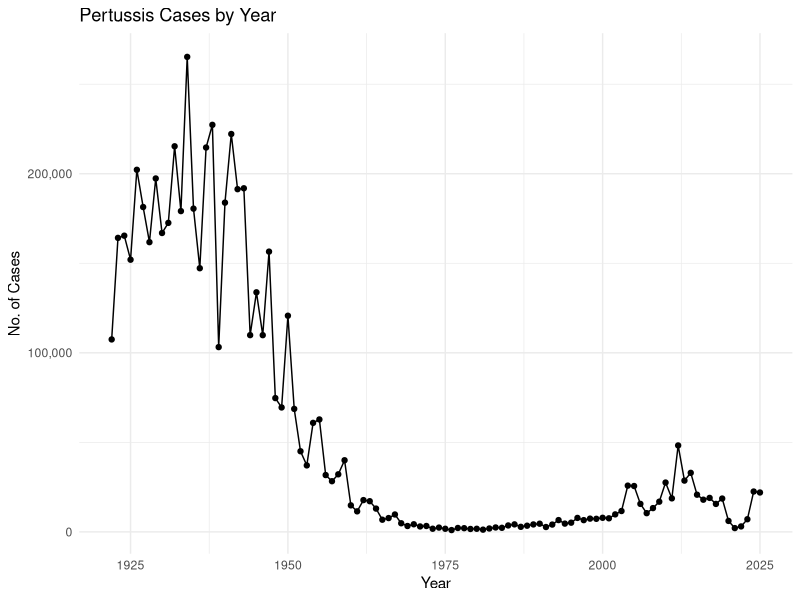
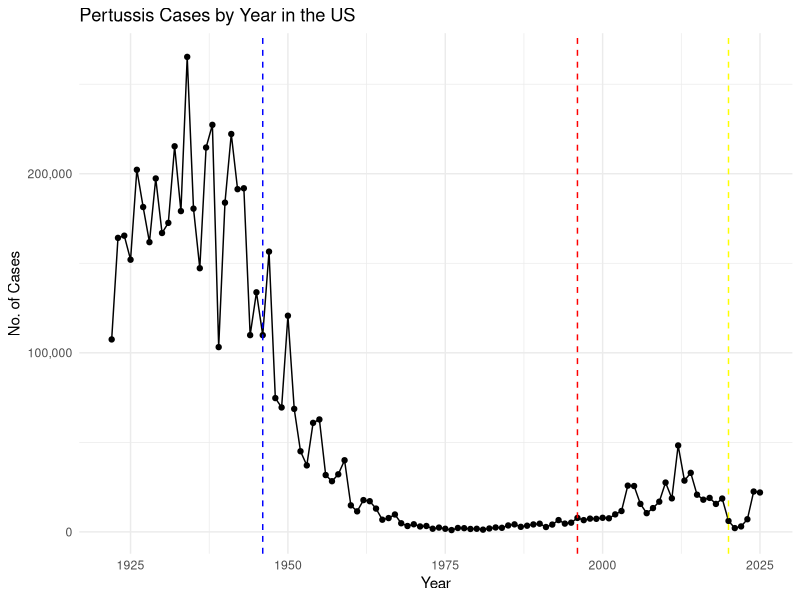

These figures' R source, in order: (Note: this script raises an error after producing the figures.)
## ---- chunk 1
cdc <- data.frame(
  year = c(
    1922L,
    1923L,
    1924L,
    1925L,
    1926L,
    1927L,
    1928L,
    1929L,
    1930L,
    1931L,
    1932L,
    1933L,
    1934L,
    1935L,
    1936L,
    1937L,
    1938L,
    1939L,
    1940L,
    1941L,
    1942L,
    1943L,
    1944L,
    1945L,
    1946L,
    1947L,
    1948L,
    1949L,
    1950L,
    1951L,
    1952L,
    1953L,
    1954L,
    1955L,
    1956L,
    1957L,
    1958L,
    1959L,
    1960L,
    1961L,
    1962L,
    1963L,
    1964L,
    1965L,
    1966L,
    1967L,
    1968L,
    1969L,
    1970L,
    1971L,
    1972L,
    1973L,
    1974L,
    1975L,
    1976L,
    1977L,
    1978L,
    1979L,
    1980L,
    1981L,
    1982L,
    1983L,
    1984L,
    1985L,
    1986L,
    1987L,
    1988L,
    1989L,
    1990L,
    1991L,
    1992L,
    1993L,
    1994L,
    1995L,
    1996L,
    1997L,
    1998L,
    1999L,
    2000L,
    2001L,
    2002L,
    2003L,
    2004L,
    2005L,
    2006L,
    2007L,
    2008L,
    2009L,
    2010L,
    2011L,
    2012L,
    2013L,
    2014L,
    2015L,
    2016L,
    2017L,
    2018L,
    2019L,
    2020L,
    2021L,
    2022L,
    2023L,
    2024L,
    2025
  ), cases = c(
    107473,
    164191,
    165418,
    152003,
    202210,
    181411,
    161799,
    197371,
    166914,
    172559,
    215343,
    179135,
    265269,
    180518,
    147237,
    214652,
    227319,
    103188,
    183866,
    222202,
    191383,
    191890,
    109873,
    133792,
    109860,
    156517,
    74715,
    69479,
    120718,
    68687,
    45030,
    37129,
    60886,
    62786,
    31732,
    28295,
    32148,
    40005,
    14809,
    11468,
    17749,
    17135,
    13005,
    6799,
    7717,
    9718,
    4810,
    3285,
    4249,
    3036,
    3287,
    1759,
    2402,
    1738,
    1010,
    2177,
    2063,
    1623,
    1730,
    1248,
    1895,
    2463,
    2276,
    3589,
    4195,
    2823,
    3450,
    4157,
    4570,
    2719,
    4083,
    6586,
    4617,
    5137,
    7796,
    6564,
    7405,
    7298,
    7867,
    7580,
    9771,
    11647,
    25827,
    25616,
    15632,
    10454,
    13278,
    16858,
    27550,
    18719,
    48277,
    28639,
    32971,
    20762,
    17972,
    18975,
    15609,
    18617,
    6124,
    2116,
    3044,
    7063,
    22538,
    21996
  )
)
## ---- chunk 2
library(ggplot2)
ggplot(cdc, aes(x = year, y = cases)) +
  geom_point() +
  geom_line() +
  labs( title = "Pertussis Cases by Year", x = "Year", y = "No. of Cases") +
  theme_minimal() +
  scale_y_continuous(labels = scales::label_comma())
## ---- chunk 3
library(ggplot2)
ggplot(cdc, aes(x = year, y = cases)) +
  geom_point() +
  geom_line() +
  labs( title = "Pertussis Cases by Year in the US", x = "Year", y = "No. of Cases") +
  theme_minimal() +
  scale_y_continuous(labels = scales::label_comma()) +
  geom_vline(xintercept = c(1946, 1996, 2020), col=c("blue","red","yellow"), lty = 2 )
## ---- chunk 4
library(jsonlite)

subject <- read_json("http://cmi-pb.org/api/v5_1/subject", simplifyVector = TRUE)

head(subject)
## ---- chunk 5
sum(subject$infancy_vac=="wP")
sum(subject$infancy_vac=="aP")
table(subject$infancy_vac)
## ---- chunk 6
table(subject$biological_sex)
## ---- chunk 7
table(subject$race, subject$biological_sex)
## ---- chunk 8
specimen <- read_json("http://cmi-pb.org/api/v5_1/specimen", simplifyVector = TRUE)
ab_titer <- read_json("http://cmi-pb.org/api/v5_1/plasma_ab_titer", simplifyVector = TRUE)
## ---- chunk 9
head(specimen)
head(ab_titer)
## ---- chunk 10
library(dplyr)
meta <- inner_join(subject, specimen)
head(meta)
## ---- chunk 11
abdata <- inner_join(ab_titer, meta)
head(abdata)
## ---- chunk 12
table(abdata$isotype)
## ---- chunk 13
table(abdata$antigen)
## ---- chunk 14
igg  <- abdata |>
  filter(isotype == "IgG")
head(igg)
## ---- chunk 15
ggplot(igg) +
  aes(MFI_normalised, antigen) +
  geom_boxplot()
## ---- chunk 16
ggplot(igg) +
  aes(MFI_normalised, antigen) +
  geom_boxplot() +
  facet_wrap(~infancy_vac)
## ---- chunk 17
ggplot(igg) +
  aes(MFI_normalised, antigen, col=infancy_vac) +
  geom_boxplot()
## ---- chunk 18
ggplot(igg) +
  aes(MFI_normalised, antigen,col=infancy_vac) +
  geom_boxplot() +
  facet_wrap(~visit)
## ---- chunk 19
pt.igg.21 <-  igg |> filter(antigen == "PT",
                        dataset =="2021_dataset")
## ---- chunk 20
ggplot(pt.igg.21) +
  aes(planned_day_relative_to_boost,
      MFI_normalised,
      col=infancy_vac,
      group = subject_id) +
  geom_point() +
  geom_line() +
  geom_vline(xintercept = 14, lty = 2)
## ---- chunk 21
ggplot(pt.igg.21) +
  aes(planned_day_relative_to_boost,
      MFI_normalised,
      col=infancy_vac,
      group = subject_id) +
  geom_point() +
  geom_line(alpha = .3) +
  geom_smooth(aes(group = infancy_vac),
              se = F,
              span = .4) +
  geom_vline(xintercept = 14, lty = 2)
